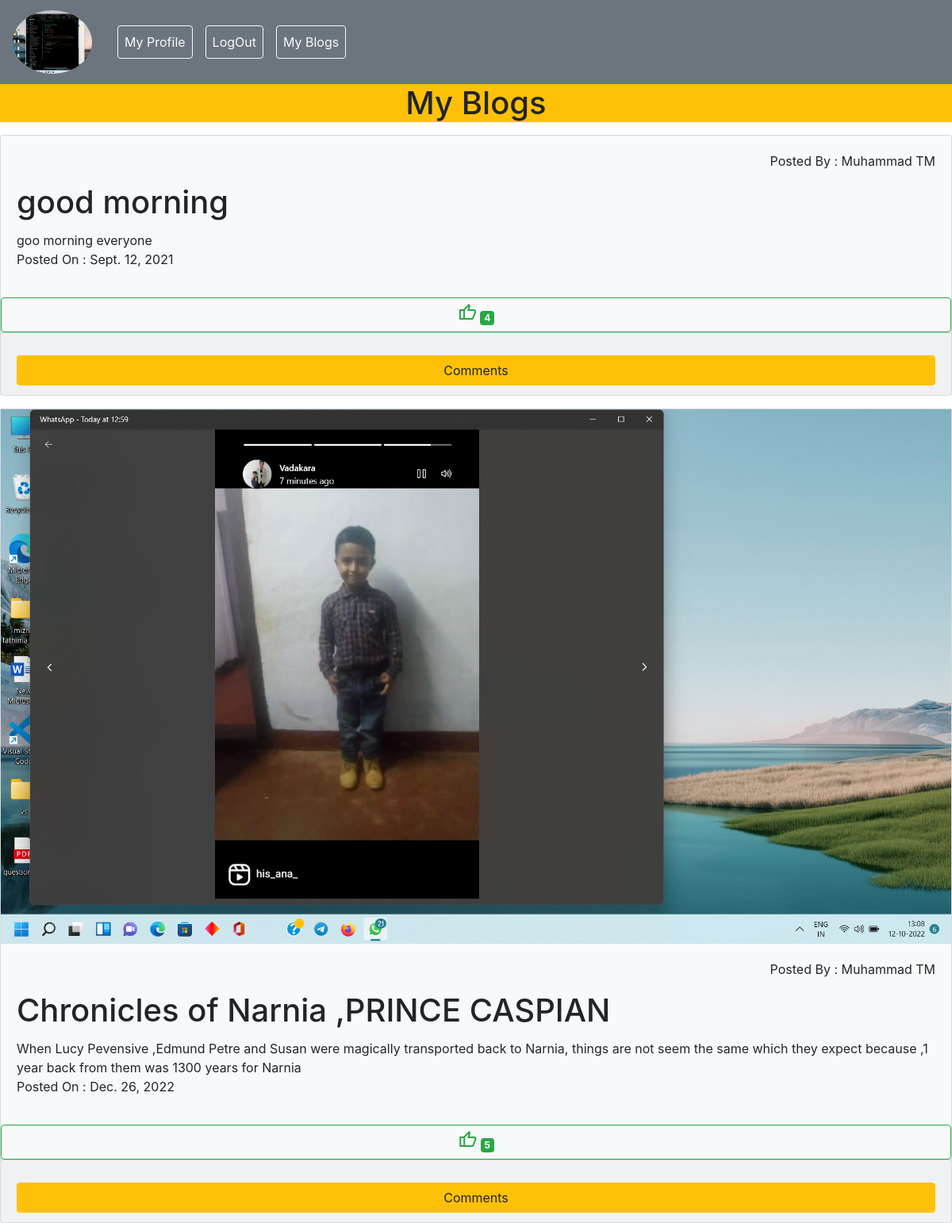
The page /user/viewblog/ (signed in) on the database its author committed.
### account/models.py (models this page shows)
class UserProfile(models.Model):
    propic=models.ImageField(upload_to='profile_pictures',null=True)
    options=(
        ('male','male'),
        ('female','female'),
        ('others','others')
    )
    gender=models.CharField(max_length=12,choices=options,default='male')
    phone=models.IntegerField()
    user=models.OneToOneField(User,on_delete=models.CASCADE,related_name='users')

### userapp/models.py (models this page shows)
class BlogModel(models.Model):
    title=models.CharField(max_length=100)
    content=models.TextField()
    image=models.ImageField(upload_to='blog_images',null=True,blank=True)
    date=models.DateField(null=True,auto_now_add=True)
    author=models.ForeignKey(User,on_delete=models.CASCADE,related_name='author')
    liked_by=models.ManyToManyField(User)
    @property
    def liked_count(self):
        liked_cnt=self.liked_by.all().count()
        return liked_cnt

### userapp/views.py (the view)
# urls.py: path('viewblog/',ViewBlog.as_view(),name='view-blog')
class ViewBlog(TemplateView):
    template_name='viewblog.html'
    def get_context_data(self,**kwargs):
        context=super().get_context_data(**kwargs)
        blogs=BlogModel.objects.filter(author=self.request.user)
        context['data']=blogs
        context['cmnts']=Comments.objects.all()
        return context

### userapp/templates/viewblog.html (shortened to what this page needs)
{%extends 'userhome.html'%}
{%block userhome%}
<h1 class="bg-warning text-center">My Blogs</h1>
<div>
    {%for i in data%}
        <div class="card mt-3 bg-light">
            {% if i.image %}
                <img src="{{i.image.url}}" alt="blog-image">
            {%endif%}
              <div class="card-body">
                <p class="text-right">Posted By : {{i.author.first_name}} {{i.author.last_name}}</p>
                <h1 class="card-title">{{i.title}}</h1>
                <div class="card-content">{{i.content}}</div>
                <p>Posted On : {{i.date}}</p>
              </div>
              <a href="{% url 'add-like' i.id %}" class="btn btn-outline-success btn-block"><span class="material-symbols-outlined">
                </span>
                <span class="badge badge-success ">{{i.liked_count}}</span>
              </a>
              <div class="card-footer">
                <button data-toggle="collapse" class="btn btn-warning btn-block mt-3" data-target="#demo{{i.id}}">Comments</button>
</div>
</div>
</div>
{% endfor %}
{%endblock userhome%}

### userapp/templates/userhome.html (shortened to what this page needs)
<!doctype html>
<html lang="en">
  <head>
    <link rel="stylesheet" href="https://stackpath.bootstrapcdn.com/bootstrap/4.3.1/css/bootstrap.min.css">
  </head>
  <body>
    <nav class="navbar navbar-expand-sm bg-secondary">
      <a class="navbar-brand" href="{%url 'uhome'%}">
        <img src="{{request.user.users.propic.url}}" style="width:100px;height:80px;" class="rounded-circle" alt="">
      </a>
      <ul class="navbar-nav">
          <li class="nav-item"><a href="{% url 'prof'%}" class="nav-link btn btn-outline-light ml-3">My Profile</a></li>
          <li class="nav-item"><a href="{% url 'logout'%}" class="nav-link btn btn-outline-light ml-3">LogOut</a></li>
          <li class="nav-item"><a href="{% url 'view-blog'%}" class="nav-link btn btn-outline-light ml-3">My Blogs</a></li>
      </ul>
    </nav>
    {%block userhome%}{%endblock userhome%}
    </body>
</html>

### rows shown on the page
BlogModel: author.first_name "Muhammad", author.last_name "TM", title "good morning", content "goo morning everyone", date "Sept. 12, 2021", liked_count "4"
BlogModel: image (picture), author.first_name "Muhammad", author.last_name "TM", title "Chronicles of Narnia ,PRINCE CASPIAN", content "When Lucy Pevensive ,Edmund Petre and Susan were magically transported back to Narnia, things are not seem the same which they expect because ,1 year back from them was 1300 years for Narnia", date "Dec. 26, 2022", liked_count "5"
